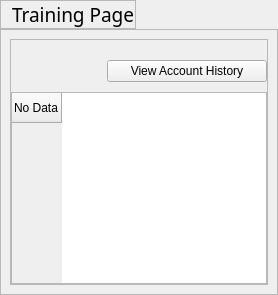
               <widget class="QWidget" name="page_4">
                <layout class="QVBoxLayout" name="verticalLayout_15">
                 <property name="spacing">
                  <number>0</number>
                 </property>
                 <property name="leftMargin">
                  <number>0</number>
                 </property>
                 <property name="topMargin">
                  <number>0</number>
                 </property>
                 <property name="rightMargin">
                  <number>0</number>
                 </property>
                 <property name="bottomMargin">
                  <number>0</number>
                 </property>
                 <item alignment="Qt::AlignLeft">
                  <widget class="QFrame" name="frame_17">
                   <property name="maximumSize">
                    <size>
                     <width>16777215</width>
                     <height>100</height>
                    </size>
                   </property>
                   <property name="frameShape">
                    <enum>QFrame::StyledPanel</enum>
                   </property>
                   <property name="frameShadow">
                    <enum>QFrame::Raised</enum>
                   </property>
                   <layout class="QVBoxLayout" name="verticalLayout_16">
                    <property name="spacing">
                     <number>0</number>
                    </property>
                    <property name="leftMargin">
                     <number>11</number>
                    </property>
                    <property name="topMargin">
                     <number>0</number>
                    </property>
                    <property name="rightMargin">
                     <number>0</number>
                    </property>
                    <property name="bottomMargin">
                     <number>0</number>
                    </property>
                    <item>
                     <widget class="QLabel" name="label_4">
                      <property name="maximumSize">
                       <size>
                        <width>16777215</width>
                        <height>16777215</height>
                       </size>
                      </property>
                      <property name="font">
                       <font>
                        <family>Bahnschrift SemiCondensed</family>
                        <pointsize>14</pointsize>
                        <weight>50</weight>
                        <italic>false</italic>
                        <bold>false</bold>
                       </font>
                      </property>
                      <property name="styleSheet">
                       <string notr="true">color:black;
font: 14pt ;
</string>
                      </property>
                      <property name="text">
                       <string>Training Page</string>
                      </property>
                     </widget>
                    </item>
                   </layout>
                  </widget>
                 </item>
                 <item>
                  <widget class="QFrame" name="frame_16">
                   <property name="frameShape">
                    <enum>QFrame::StyledPanel</enum>
                   </property>
                   <property name="frameShadow">
                    <enum>QFrame::Raised</enum>
                   </property>
                   <layout class="QVBoxLayout" name="verticalLayout_22">
                    <item>
                     <widget class="QFrame" name="frame_21">
                      <property name="frameShape">
                       <enum>QFrame::StyledPanel</enum>
                      </property>
                      <property name="frameShadow">
                       <enum>QFrame::Raised</enum>
                      </property>
                      <layout class="QVBoxLayout" name="verticalLayout_21">
                       <property name="spacing">
                        <number>10</number>
                       </property>
                       <property name="leftMargin">
                        <number>0</number>
                       </property>
                       <property name="topMargin">
                        <number>20</number>
                       </property>
                       <property name="rightMargin">
                        <number>0</number>
                       </property>
                       <property name="bottomMargin">
                        <number>0</number>
                       </property>
                       <item alignment="Qt::AlignRight">
                        <widget class="QPushButton" name="pushButton_20">
                         <property name="minimumSize">
                          <size>
                           <width>160</width>
                           <height>0</height>
                          </size>
                         </property>
                         <property name="text">
                          <string>View Account History</string>
                         </property>
                        </widget>
                       </item>
                       <item>
                        <widget class="QTableWidget" name="userDataTable_2">
                         <property name="gridStyle">
                          <enum>Qt::SolidLine</enum>
                         </property>
                         <property name="sortingEnabled">
                          <bool>false</bool>
                         </property>
                         <attribute name="verticalHeaderShowSortIndicator" stdset="0">
                          <bool>true</bool>
                         </attribute>
                         <row>
                          <property name="text">
                           <string>No Data</string>
                          </property>
                         </row>
                        </widget>
                       </item>
                      </layout>
                     </widget>
                    </item>
                   </layout>
                  </widget>
                 </item>
                </layout>
               </widget>
